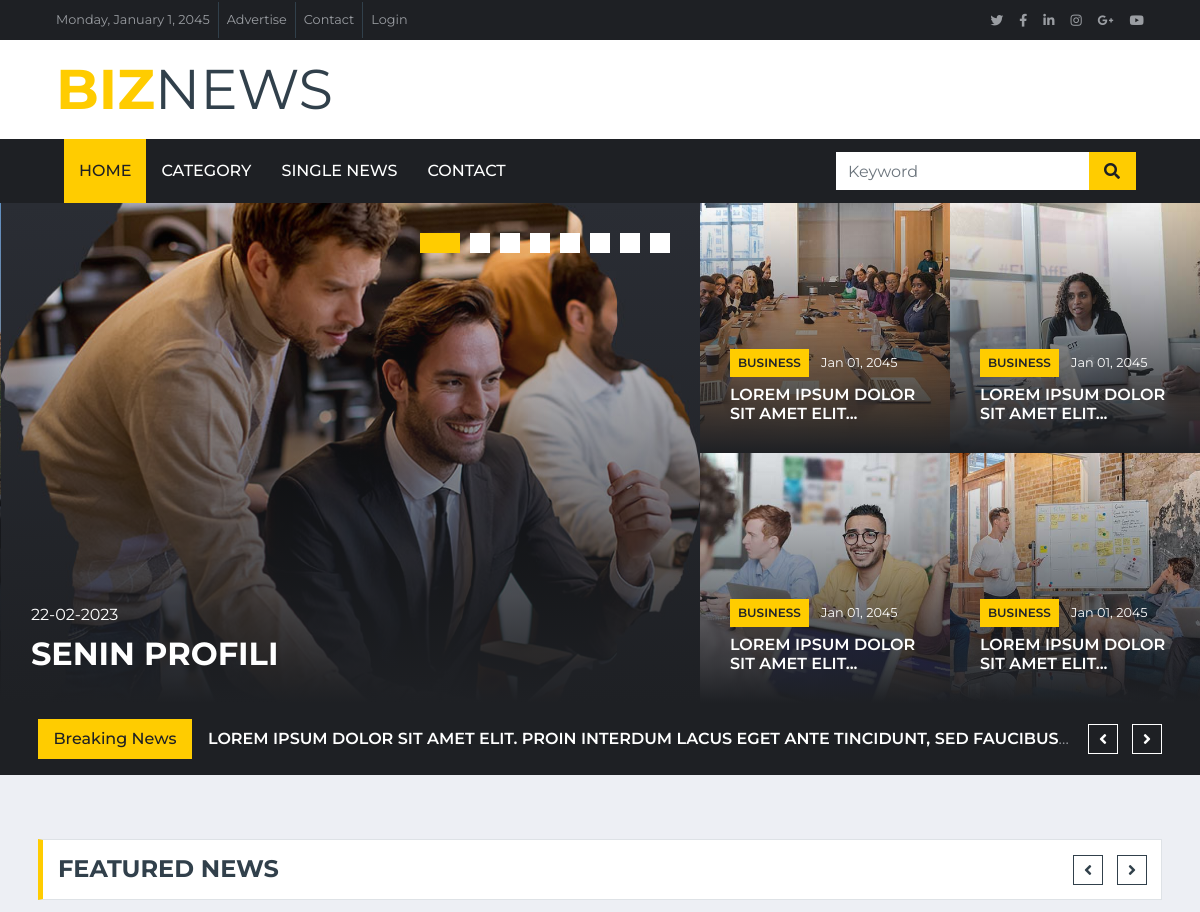
Before: / (upper part) with the older database file.
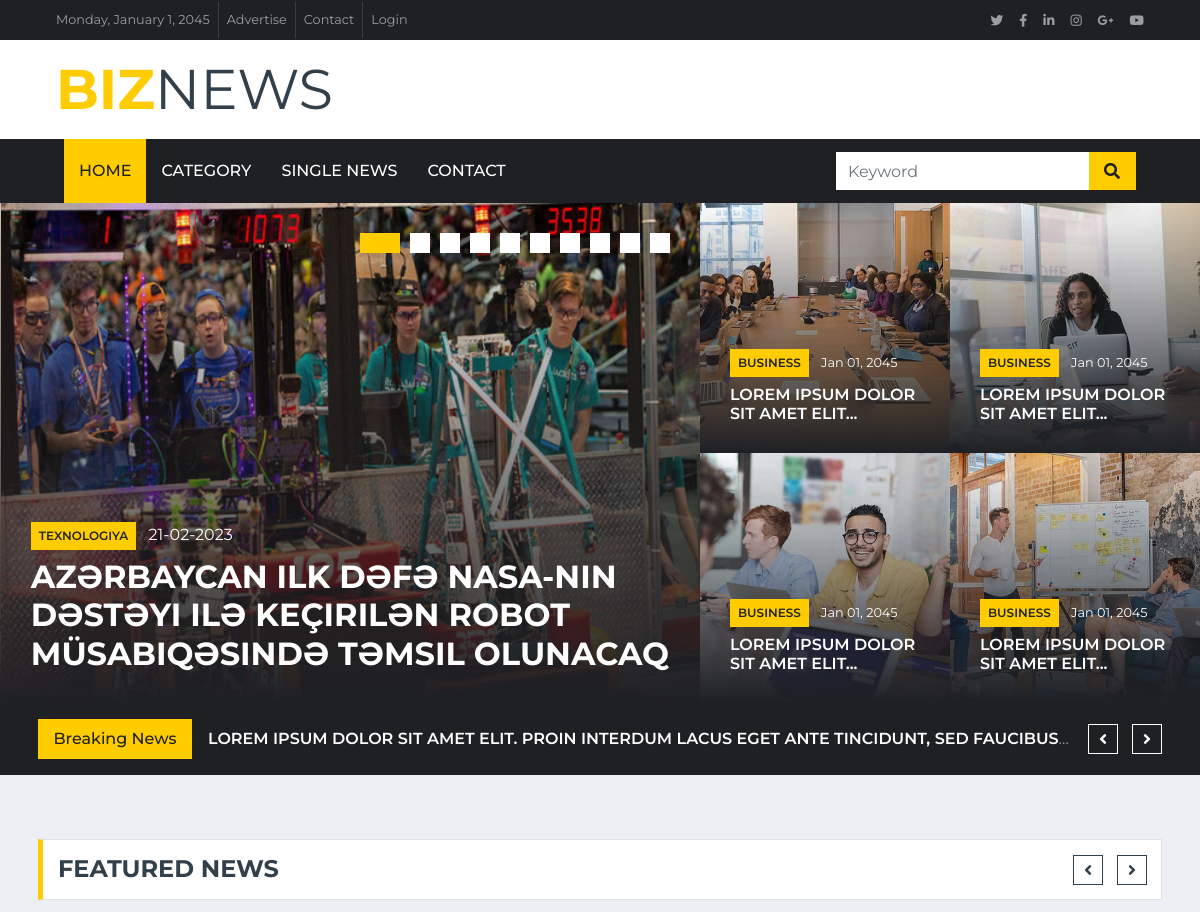
After: the same page with the newer database file.
### tables this page shows
CREATE TABLE `news` (
  `n_id` int(11) NOT NULL,
  `n_title` varchar(255) NOT NULL,
  `n_description` longtext NOT NULL,
  `n_date` varchar(50) NOT NULL,
  `n_category` varchar(50) NOT NULL,
  `n_status` varchar(10) NOT NULL,
  `n_file` varchar(255) NOT NULL,
  `n_file_ext` varchar(255) NOT NULL,
  `n_creator_id` int(11) NOT NULL,
  `n_create_date` varchar(255) NOT NULL,
  `n_updater_id` varchar(255) NOT NULL,
  `n_update_date` varchar(255) NOT NULL
);

CREATE TABLE `category` (
  `c_id` int(11) NOT NULL,
  `c_name` varchar(255) NOT NULL
);

### application/controllers/UserController.php (called while the page is built, shortened)
<?php
class UserController extends CI_Controller{
    public function index(){
        $data['slider_left_side'] = $this->db
            ->limit(10)
            ->order_by('n_id','DESC')
            ->join('category', 'category.c_id = news.n_category','left')
            ->get('news')->result_array();
        $data['idman'] = $this->db
            ->where('n_category', '1')
            ->order_by('n_id','DESC')
            ->join('category', 'category.c_id = news.n_category','left')
            ->get('news')->row_array();
        $data['medeniyyet'] = $this->db
            ->where('n_category', '2')
            ->order_by('n_id','DESC')
            ->join('category', 'category.c_id = news.n_category','left')
            ->get('news')->row_array();
        $data['biznes'] = $this->db
            ->where('n_category', '3')
            ->order_by('n_id','DESC')
            ->join('category', 'category.c_id = news.n_category','left')
            ->get('news')->row_array();
        $data['texnologiya'] = $this->db
            ->where('n_category', '4')
            ->order_by('n_id','DESC')
            ->join('category', 'category.c_id = news.n_category','left')
            ->get('news')->row_array();
        $this->load->view('user/index',$data);
    }
}

### index.php (called while the page is built, shortened)
<?php
require_once BASEPATH.'core/CodeIgniter.php';

### application/views/user/index.php (the view, shortened to what this page needs)
<?php $this->load->view('user/includes/headerStyle'); ?>
<?php $this->load->view('user/includes/header'); ?>
<div class="container-fluid">
    <div class="row">
        <div class="col-lg-7 px-0">
            <div class="owl-carousel main-carousel position-relative">
                <?php foreach ($slider_left_side as $left_slider){ ?>
                    <div class="position-relative overflow-hidden" style="height: 500px;">
                        <img class="img-fluid h-100" src="<?php echo base_url('uploads/news/'.$left_slider['n_file']); ?>" style="object-fit: cover;">
                        <div class="overlay">
                            <div class="mb-2">
                                <a class="badge badge-primary text-uppercase font-weight-semi-bold p-2 mr-2"
                                   href=""><?php echo $left_slider['c_name']; ?></a>
                                <a class="text-white" href=""><?php echo date("d-m-Y", strtotime($left_slider['n_date'])); ?></a>
                            </div>
                            <a class="h2 m-0 text-white text-uppercase font-weight-bold" href=""><?php echo $left_slider['n_title']; ?></a>
                        </div>
                    </div>
                <?php } ?>
            </div>
        </div>
        <div class="col-lg-5 px-0">
            <div class="row mx-0">
                <div class="col-md-6 px-0">
                    <div class="position-relative overflow-hidden" style="height: 250px;">
                        <img class="img-fluid w-100 h-100" src="<?php echo base_url('public/user/'); ?>img/news-700x435-1.jpg" style="object-fit: cover;">
                        <div class="overlay">
                            <div class="mb-2">
                                <a class="badge badge-primary text-uppercase font-weight-semi-bold p-2 mr-2"
                                    href="">Business</a>
                                <a class="text-white" href=""><small>Jan 01, 2045</small></a>
                            </div>
                            <a class="h6 m-0 text-white text-uppercase font-weight-semi-bold" href="">Lorem ipsum dolor sit amet elit...</a>
                        </div>
                    </div>
                </div>
                <div class="col-md-6 px-0">
                    <div class="position-relative overflow-hidden" style="height: 250px;">
                        <img class="img-fluid w-100 h-100" src="<?php echo base_url('public/user/'); ?>img/news-700x435-2.jpg" style="object-fit: cover;">
                        <div class="overlay">
                            <div class="mb-2">
                                <a class="badge badge-primary text-uppercase font-weight-semi-bold p-2 mr-2"
                                    href="">Business</a>
                                <a class="text-white" href=""><small>Jan 01, 2045</small></a>
                            </div>
                            <a class="h6 m-0 text-white text-uppercase font-weight-semi-bold" href="">Lorem ipsum dolor sit amet elit...</a>
                        </div>
                    </div>
                </div>
                <div class="col-md-6 px-0">
                    <div class="position-relative overflow-hidden" style="height: 250px;">
                        <img class="img-fluid w-100 h-100" src="<?php echo base_url('public/user/'); ?>img/news-700x435-3.jpg" style="object-fit: cover;">
                        <div class="overlay">
                            <div class="mb-2">
                                <a class="badge badge-primary text-uppercase font-weight-semi-bold p-2 mr-2"
                                    href="">Business</a>
                                <a class="text-white" href=""><small>Jan 01, 2045</small></a>
                            </div>
                            <a class="h6 m-0 text-white text-uppercase font-weight-semi-bold" href="">Lorem ipsum dolor sit amet elit...</a>
                        </div>
                    </div>
                </div>
                <div class="col-md-6 px-0">
                    <div class="position-relative overflow-hidden" style="height: 250px;">
                        <img class="img-fluid w-100 h-100" src="<?php echo base_url('public/user/'); ?>img/news-700x435-4.jpg" style="object-fit: cover;">
                        <div class="overlay">
                            <div class="mb-2">
                                <a class="badge badge-primary text-uppercase font-weight-semi-bold p-2 mr-2"
                                    href="">Business</a>
                                <a class="text-white" href=""><small>Jan 01, 2045</small></a>
                            </div>
                            <a class="h6 m-0 text-white text-uppercase font-weight-semi-bold" href="">Lorem ipsum dolor sit amet elit...</a>
                        </div>
                    </div>
                </div>
            </div>
        </div>
    </div>
</div>
<div class="container-fluid bg-dark py-3 mb-3">
    <div class="container">
        <div class="row align-items-center bg-dark">
            <div class="col-12">
                <div class="d-flex justify-content-between">
                    <div class="bg-primary text-dark text-center font-weight-medium py-2" style="width: 170px;">Breaking News</div>
                    <div class="owl-carousel tranding-carousel position-relative d-inline-flex align-items-center ml-3"
                        style="width: calc(100% - 170px); padding-right: 90px;">
                        <div class="text-truncate"><a class="text-white text-uppercase font-weight-semi-bold" href="">Lorem ipsum dolor sit amet elit. Proin interdum lacus eget ante tincidunt, sed faucibus nisl sodales</a></div>
                        <div class="text-truncate"><a class="text-white text-uppercase font-weight-semi-bold" href="">Lorem ipsum dolor sit amet elit. Proin interdum lacus eget ante tincidunt, sed faucibus nisl sodales</a></div>
                    </div>
                </div>
            </div>
        </div>
    </div>
</div>
<div class="container-fluid pt-5 mb-3">
    <div class="container">
        <div class="section-title">
            <h4 class="m-0 text-uppercase font-weight-bold">Featured News</h4>
        </div>
    </div>
</div>
<?php $this->load->view('user/includes/footer'); ?>
<?php $this->load->view('user/includes/footerScript'); ?>

### application/views/user/includes/headerStyle.php (shortened to what this page needs)
<!DOCTYPE html>
<html lang="en">
<head>
    <link href="https://cdnjs.cloudflare.com/ajax/libs/font-awesome/5.15.0/css/all.min.css" rel="stylesheet">
    <link href="<?php echo base_url('public/user/'); ?>lib/owlcarousel/assets/owl.carousel.min.css" rel="stylesheet">
    <link href="<?php echo base_url('public/user/'); ?>css/style.css" rel="stylesheet">
</head>
<body>

### application/views/user/includes/header.php (shortened to what this page needs)
<div class="container-fluid d-none d-lg-block">
        <div class="row align-items-center bg-dark px-lg-5">
            <div class="col-lg-9">
                <nav class="navbar navbar-expand-sm bg-dark p-0">
                    <ul class="navbar-nav ml-n2">
                        <li class="nav-item border-right border-secondary">
                            <a class="nav-link text-body small" href="#">Monday, January 1, 2045</a>
                        </li>
                        <li class="nav-item border-right border-secondary">
                            <a class="nav-link text-body small" href="#">Advertise</a>
                        </li>
                        <li class="nav-item border-right border-secondary">
                            <a class="nav-link text-body small" href="#">Contact</a>
                        </li>
                        <li class="nav-item">
                            <a class="nav-link text-body small" href="#">Login</a>
                        </li>
                    </ul>
                </nav>
            </div>
            <div class="col-lg-3 text-right d-none d-md-block">
                <nav class="navbar navbar-expand-sm bg-dark p-0">
                    <ul class="navbar-nav ml-auto mr-n2">
                        <li class="nav-item">
                            <a class="nav-link text-body" href="#"><small class="fab fa-twitter"></small></a>
                        </li>
                        <li class="nav-item">
                            <a class="nav-link text-body" href="#"><small class="fab fa-facebook-f"></small></a>
                        </li>
                        <li class="nav-item">
                            <a class="nav-link text-body" href="#"><small class="fab fa-linkedin-in"></small></a>
                        </li>
                        <li class="nav-item">
                            <a class="nav-link text-body" href="#"><small class="fab fa-instagram"></small></a>
                        </li>
                        <li class="nav-item">
                            <a class="nav-link text-body" href="#"><small class="fab fa-google-plus-g"></small></a>
                        </li>
                        <li class="nav-item">
                            <a class="nav-link text-body" href="#"><small class="fab fa-youtube"></small></a>
                        </li>
                    </ul>
                </nav>
            </div>
        </div>
        <div class="row align-items-center bg-white py-3 px-lg-5">
            <div class="col-lg-4">
                <a href="<?php echo base_url('index'); ?>" class="navbar-brand p-0 d-none d-lg-block">
                    <h1 class="m-0 display-4 text-uppercase text-primary">Biz<span class="text-secondary font-weight-normal">News</span></h1>
                </a>
            </div>
            <div class="col-lg-8 text-center text-lg-right">
            </div>
        </div>
    </div>
    <div class="container-fluid p-0">
        <nav class="navbar navbar-expand-lg bg-dark navbar-dark py-2 py-lg-0 px-lg-5">
            <div class="collapse navbar-collapse justify-content-between px-0 px-lg-3" id="navbarCollapse">
                <div class="navbar-nav mr-auto py-0">
                    <a href="<?php echo base_url('index'); ?>" class="nav-item nav-link active">Home</a>
                    <a href="<?php echo base_url('category'); ?>" class="nav-item nav-link">Category</a>
                    <a href="<?php echo base_url('single'); ?>" class="nav-item nav-link">Single News</a>
                    <a href="<?php echo base_url('contact'); ?>" class="nav-item nav-link">Contact</a>
                </div>
                <div class="input-group ml-auto d-none d-lg-flex" style="width: 100%; max-width: 300px;">
                    <input type="text" class="form-control border-0" placeholder="Keyword">
                    <div class="input-group-append">
                        <button class="input-group-text bg-primary text-dark border-0 px-3"><i
                                class="fa fa-search"></i></button>
                    </div>
                </div>
            </div>
        </nav>
    </div>

### application/views/user/includes/footerScript.php (shortened to what this page needs)
</body>
</html>

Changed rows visible on the page:
removed news: n_file (picture), n_date "22-02-2023", n_title "SENIN PROFILI"
added news: n_file (picture), category.c_name "TEXNOLOGIYA", n_date "21-02-2023", n_title "AZƏRBAYCAN ILK DƏFƏ NASA-NIN DƏSTƏYI ILƏ KEÇIRILƏN ROBOT MÜSABIQƏSINDƏ TƏMSIL OLUNACAQ"
